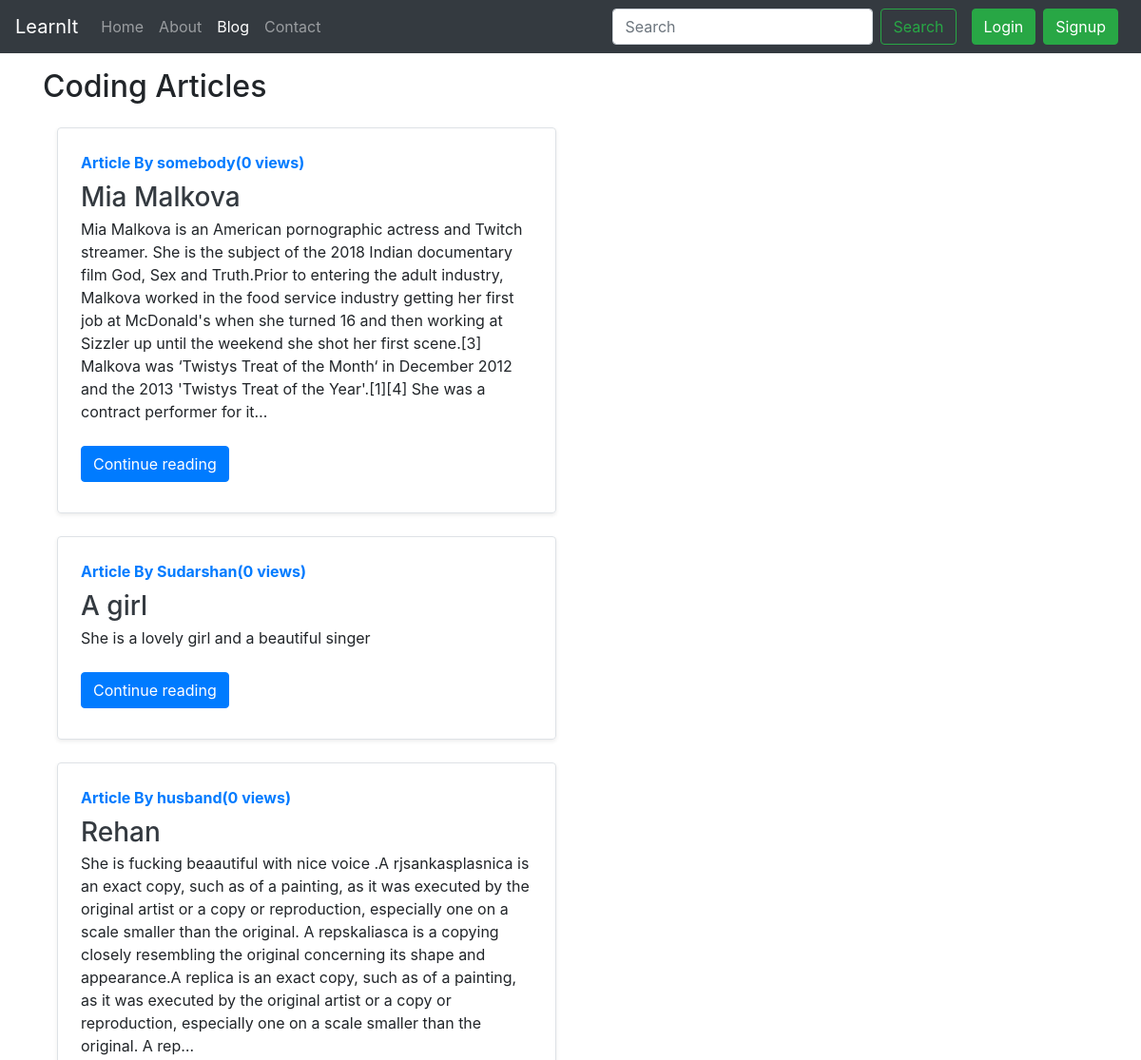
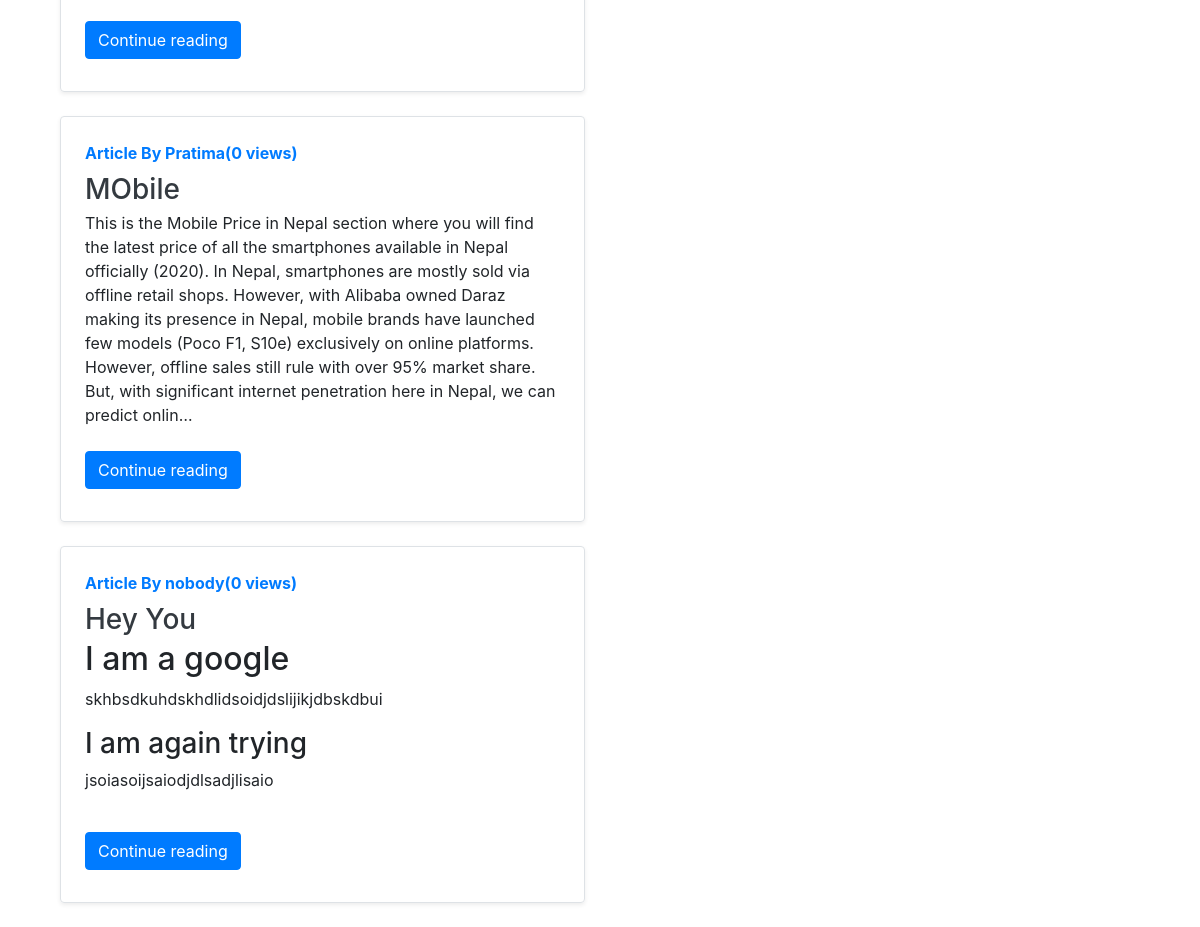
The page /blog/ on the database as committed earlier (2 pictures, top to bottom).
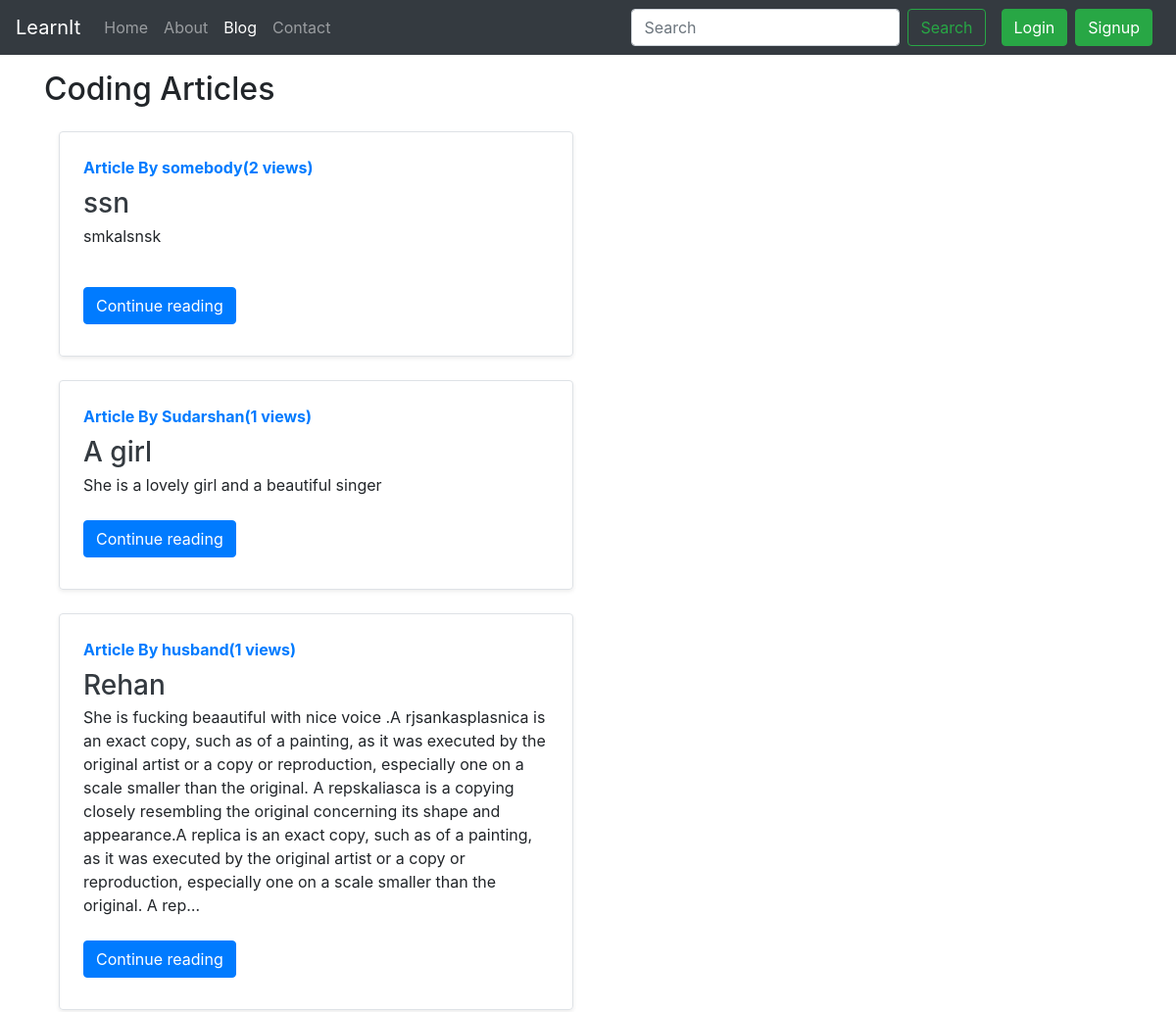
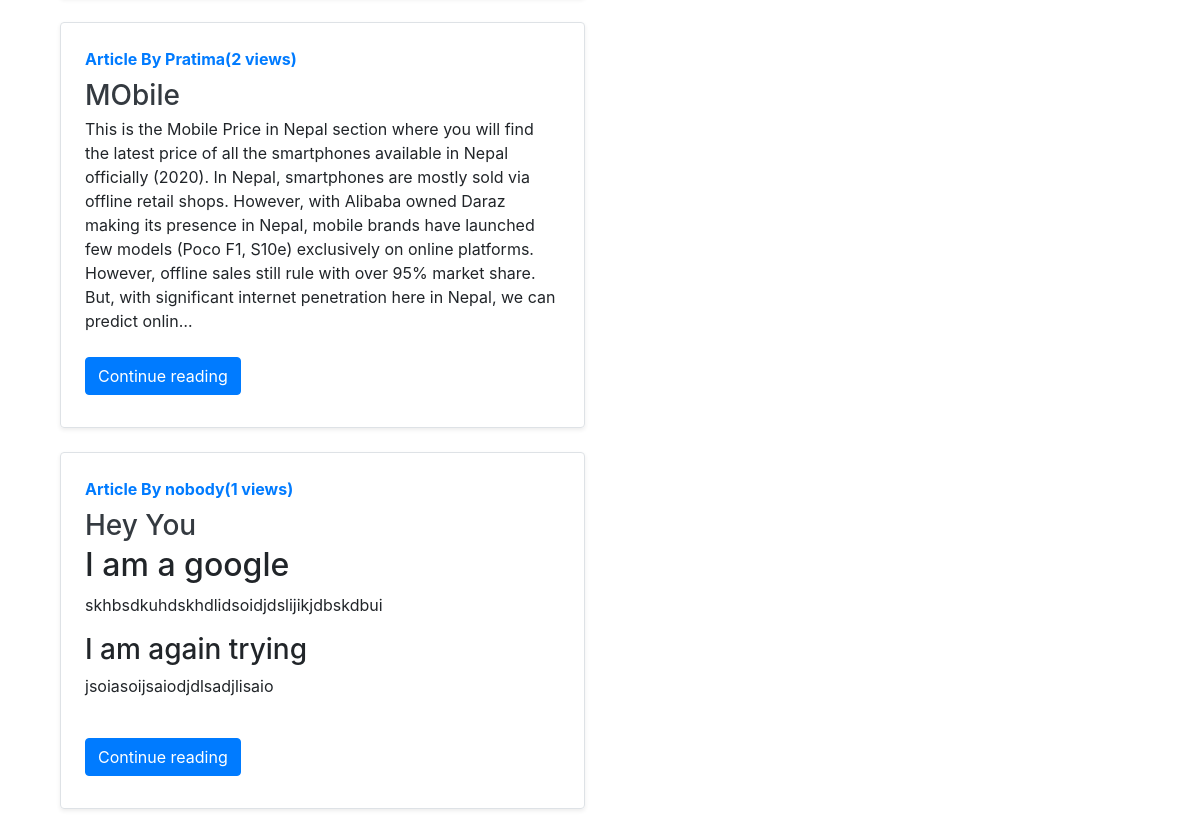
The same page on the database as committed later (2 pictures, top to bottom).
### blog/models.py (models this page shows, shortened)
class Post(models.Model):
    sno = models.AutoField(primary_key=True)
    title = models.CharField(max_length=100)
    content = models.TextField()
    author = models.CharField(max_length=12)
    slug = models.CharField(max_length=120)
    views = models.IntegerField(default=0)
    timeStamp = models.DateTimeField(blank=True)

### blog/views.py (the view)
# urls.py: path('', views.blogHome, name='blogHome'),
def blogHome(request):
    allPosts = Post.objects.all()
    context = {'allPosts': allPosts}
    return render(request, 'blog/blogHome.html', context)

### templates/blog/blogHome.html (shortened to what this page needs)
{% extends 'base.html' %}
{% block blogactive %} active
    {% endblock blogactive %}
{% block body %}
<div class="container my-3">
<h2>Coding Articles</h2>
{% for post in allPosts  %}
<div class="col-md-6">
      <div class="row no-gutters border rounded overflow-hidden flex-md-row my-4 shadow-sm h-md-250 position-relative">
        <div class="col p-4 d-flex flex-column position-static">
          <strong class="d-inline-block mb-2 text-primary">Article By {{post.author}}({{post.views}} views)</strong>
          <h3 class="mb-0"><a class="text-dark" href="/blog/{{post.slug}}">{{post.title}} </a>  </h3>
          <p class="card-text mb-auto"><div class="preview">{{post.content|safe|truncatechars:500}}</div></p>
         <div class="my-2">
          <a href="/blog/{{post.slug}}" role="button" class="btn btn-primary">Continue reading</a>
        </div>
        </div>
      </div>
    </div>
    {% endfor %}
</div>
{% endblock body %}

### templates/base.html (shortened to what this page needs)
<!doctype html>
<html lang="en">
  <head>
    <link rel="stylesheet" href="https://stackpath.bootstrapcdn.com/bootstrap/4.5.2/css/bootstrap.min.css">
  </head>
  <body>
    <nav class="navbar navbar-expand-lg navbar-dark bg-dark">
  <a class="navbar-brand" href="/">LearnIt</a>
  <div class="collapse navbar-collapse" id="navbarSupportedContent">
    <ul class="navbar-nav mr-auto">
      <li class="nav-item {% block homeactive %}
      {% endblock homeactive %}">
        <a class="nav-link" href="/">Home <span class="sr-only">(current)</span></a>
      </li>
      <li class="nav-item {% block aboutactive %}
      {% endblock aboutactive %}">
        <a class="nav-link" href="/about">About</a>
      </li>
    <li class="nav-item {% block blogactive %}
    {% endblock blogactive %}">
        <a class="nav-link" href="/blog">Blog</a>
      </li>
      <li class="nav-item {% block contactactive %}
      {% endblock contactactive %}">
        <a class="nav-link" href="/contact">Contact</a>
      </li>
    </ul>
    <div class="ml-auto form-inline">
    <form method="get" action="/search" class="form-inline my-2 my-lg-0 mx-3">
      <input class="form-control mr-sm-2" type="search" placeholder="Search" aria-label="Search" name="query" id="query">
      <button class="btn btn-outline-success my-2 my-sm-0" type="submit">Search</button>
    </form>
    {% if user.is_authenticated %}
    <ul class="navbar-nav mr-6">
    <li class="nav-item dropdown">
        <a class="nav-link dropdown-toggle" href="#" id="navbarDropdown" role="button" data-toggle="dropdown" aria-haspopup="true" aria-expanded="false">
          <strong>{{request.user}}</strong>
        </a>
        <div class="dropdown-menu mr-2" aria-labelledby="navbarDropdown">
          <a class="dropdown-item" href="/logout">Logout</a>
        </div>
      </li>
    </ul>
    {% else %}
<button type="button" class="btn btn-success mr-2" data-toggle="modal" data-target="#loginModal">
  Login
</button>
<button type="button" class="btn btn-success mr-2" data-toggle="modal" data-target="#signupModal">
  Signup
</button>
</div>
{% endif %}
  </div>
</nav>
{% block body %}
{% endblock body %}
  </body>
</html>

Rows that differ between the two databases and show on the page:
changed Post "somebody": views "0" → "2"; title "Mia Malkova" → "ssn"; content "Mia Malkova is an American pornographic actress and Twitch streamer. She is the subject of the 2018 Indian documentary film God, Sex and Truth.Prior to entering the adult industry, Malkova worked in the food service industry getting her first job at McDonald's when she turned 16 and then working at Sizzler up until the weekend she shot her first scene.[3] Malkova was ‘Twistys Treat of the Month‘ in December 2012 and the 2013 'Twistys Treat of the Year'.[1][4] She was a contract performer for it…" → "smkalsnsk"
changed Post "A girl": views "0" → "1"
changed Post "Rehan": views "0" → "1"
changed Post "MObile": views "0" → "2"
changed Post "Hey You": views "0" → "1"
